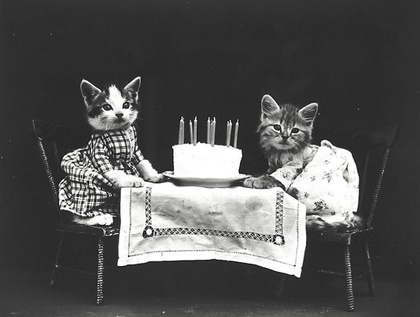
%> input picture lab5/img2.jpeg, 420 x 317 px, shrunk from 721 x 544 before the run
$ octave q2__2.m   (GNU Octave 9; MATLAB toolbox functions it lacks are replaced by stand-ins)
%> lines starting %> are read from the running program, lines starting %| are printed output that depends on the picture; in (x1, y1, x2, y2) boxes, pixels count from 0 and x2, y2 are one past the last pixel; in counts of white or black regions, pixels touching at a corner belong together; the program's own positions count from 1
close all;
clc;
img=imread('img2.jpeg');
%> img is the input picture: size 317x420x3 uint8; mean R, G, B 83.9, 83.9, 83.4
B=rgb2gray(img);
subplot(2,2,1)
imshow(B)
I=double(B);

for i=1:size(I,1)-2
for j=1:size(I,2)-2
    B(i,j)=((2*I(i+1,j+2)+I(i,j+2)+I(i+2,j+2))-(2*I(i+1,j)+I(i,j)+I(i+2,j)));
end
end
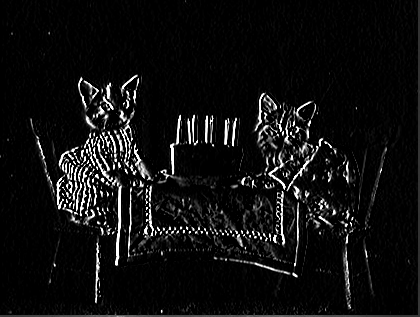
%> B: size 317x420 uint8; min 0, max 255, mean 15.8
subplot(2,2,2)
imshow(B); title('Sobel gradient');


Thresh=100;
B=max(B,Thresh);
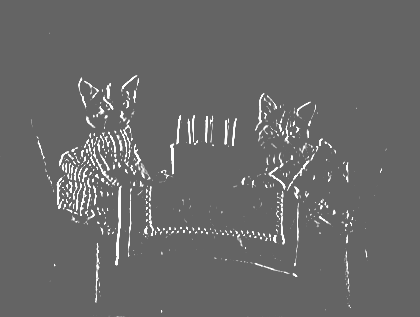
%> B: size 317x420 uint8; min 100, max 255, mean 105.3
B(B==round(Thresh))=0;
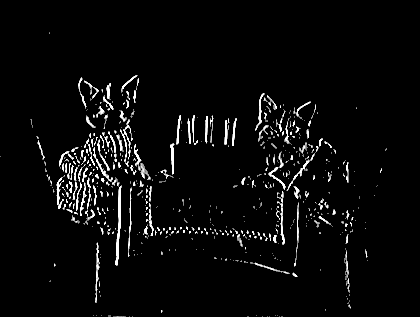
%> B: size 317x420 uint8; min 0, max 255, mean 10.4
B=uint8(B);

subplot(2,2,3)
imshow(~B);title('Edge detected Image');
%> after `imshow(~B)`:
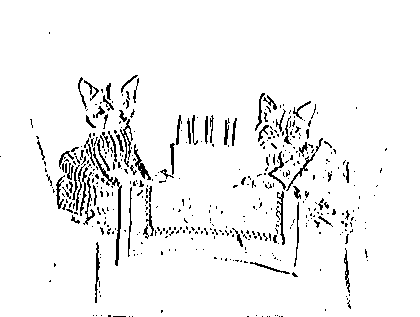
%> displayed picture: size 317x420 logical; 94.9% white; black in thin lines or dots, all inside (x1, y1, x2, y2) = (0, 32, 387, 317)

$ run again, with lab5/img1.jpg copied over lab5/img2.jpeg
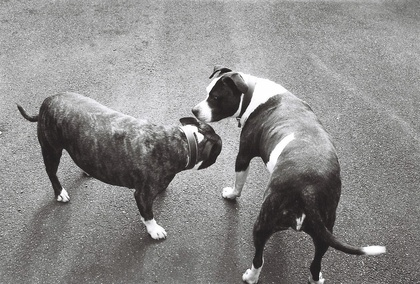
%> input picture lab5/img1.jpg, 420 x 284 px, shrunk from 1024 x 692 before the run
%> img is the input picture: size 284x420x3 uint8; mean R, G, B 140, 138.9, 138.1
%> `B(B==round(Thresh))=0;`:
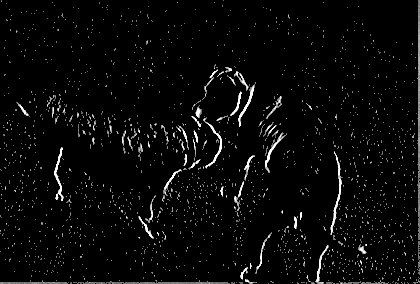
%> B: size 284x420 uint8; min 0, max 255, mean 9
%> `imshow(~B)`:
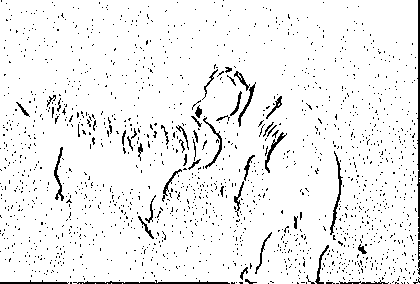
%> displayed picture: size 284x420 logical; 94.2% white; black in thin lines or dots

$ run again, with lab5/img3.jpg copied over lab5/img2.jpeg
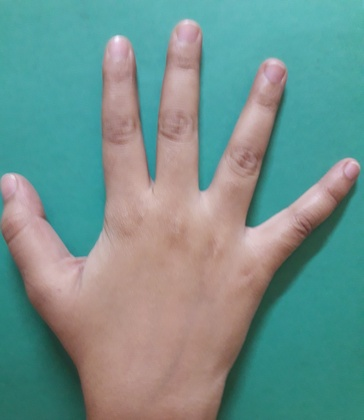
%> input picture lab5/img3.jpg, 364 x 420 px, shrunk from 3096 x 3574 before the run
%> img is the input picture: size 420x364x3 uint8; mean R, G, B 113, 146.2, 141.2
%> `B(B==round(Thresh))=0;`:
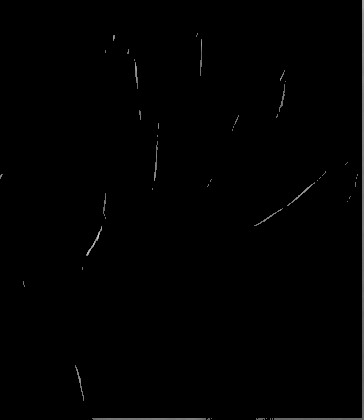
%> B: size 420x364 uint8; min 0, max 213, mean 1.5
%> `imshow(~B)`:
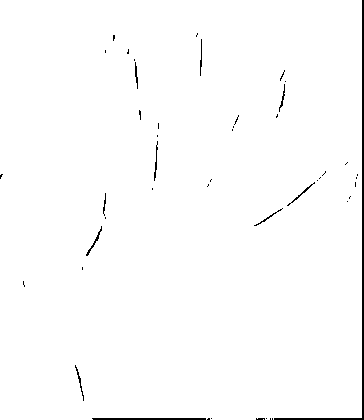
%> displayed picture: size 420x364 logical; 98.8% white; 47 black regions (36 under 20 px), largest, box (x1, y1, x2, y2) and area: (274, 0, 364, 420) 1016, (92, 418, 206, 420) 227, (86, 226, 102, 256) 65
